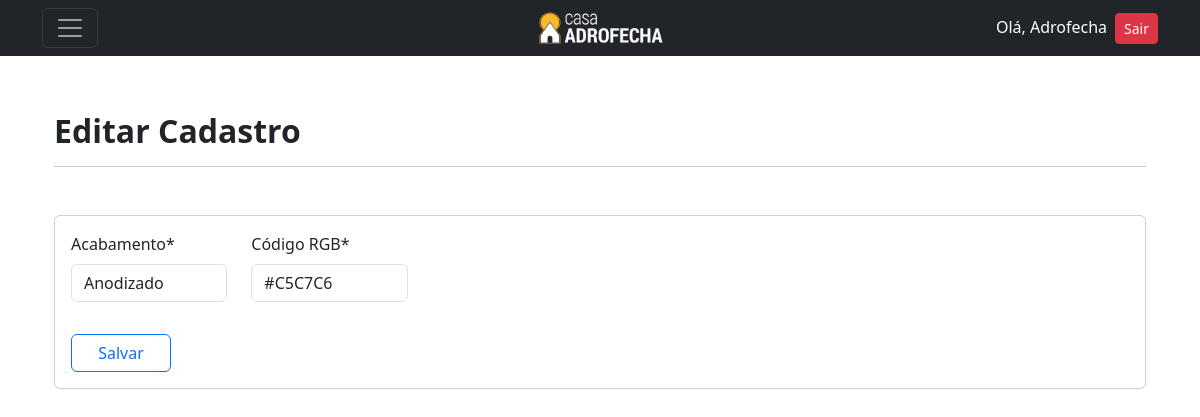
Before: /editar/acabamento/1/ (signed in) with the older database file.
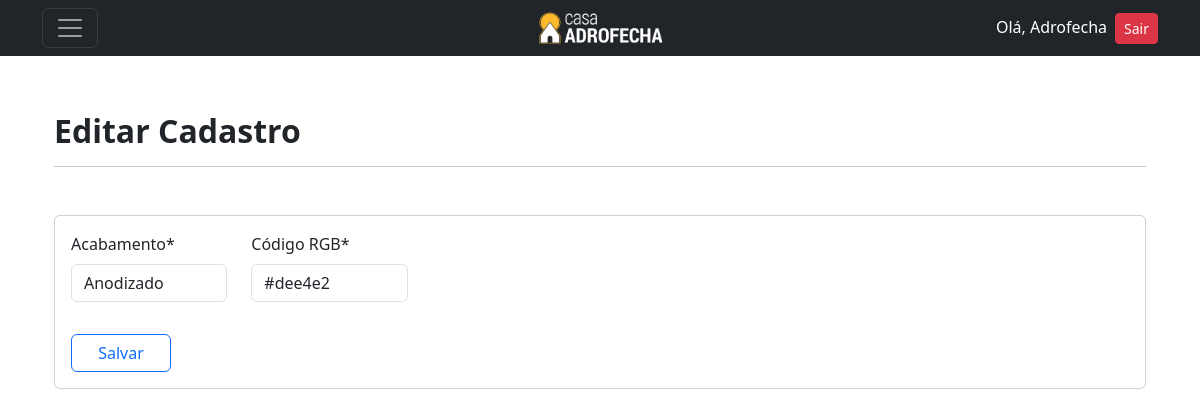
After: the same page with the newer database file.
### cadastros/models.py (models this page shows, shortened)
class Acabamento(models.Model):
    acabamento = models.CharField(max_length=50, unique=True)
    codigo_rgb = models.CharField(max_length=15, verbose_name="Código RGB",)
    class Meta:
        verbose_name = 'Acabamento'
        verbose_name_plural = 'Acabamentos'
        ordering = ["acabamento"]

### cadastros/views.py (the view)
# urls.py: path('editar/acabamento/<int:pk>/', AcabamentoUpdate.as_view(), name='editar-acabamento'),
class AcabamentoUpdate(LoginRequiredMixin, PermissionRequiredMixin, UpdateView):
    model = Acabamento
    fields = ['acabamento', 'codigo_rgb']
    template_name = 'cadastros/form3.html'
    success_url = reverse_lazy('listar-acabamento')
    permission_required = 'cadastros.change.acabamento'

### cadastros/templates/cadastros/form3.html (shortened to what this page needs)
{% extends 'base.html' %}
{% load static %}
{% load crispy_forms_tags %}
{% block content %}
<div class="container mt-5 pt-5">
{% if object %}
    <h3 class="fs-2 fw-semibold">Editar Cadastro</h3>
{% else %}
    <h3 class="fs-2 fw-semibold">Novo Cadastro</h3>
{% endif %}
<hr>
<div class="">
    <form class="card p-3 mt-5" autocomplete="off" action="" method="POST">
        <div class="row">
            <div class="col-2">{{ form.acabamento|as_crispy_field }}</div>
            <div class="col-2">{{ form.codigo_rgb|as_crispy_field }}</div>
        </div>
        {% if object %}
            <button type="submit" class="mt-3 btn btn-outline-primary" style="width: 100px;">Salvar</button>
        {% else %}
            <button type="submit" class="mt-3 btn btn-outline-primary" style="width: 100px;">Cadastrar</button>
        {% endif %}
    </form>
</div>
{% endblock %}

Changed rows visible on the page:
changed Acabamento "Anodizado": codigo_rgb "#C5C7C6" → "#dee4e2"
